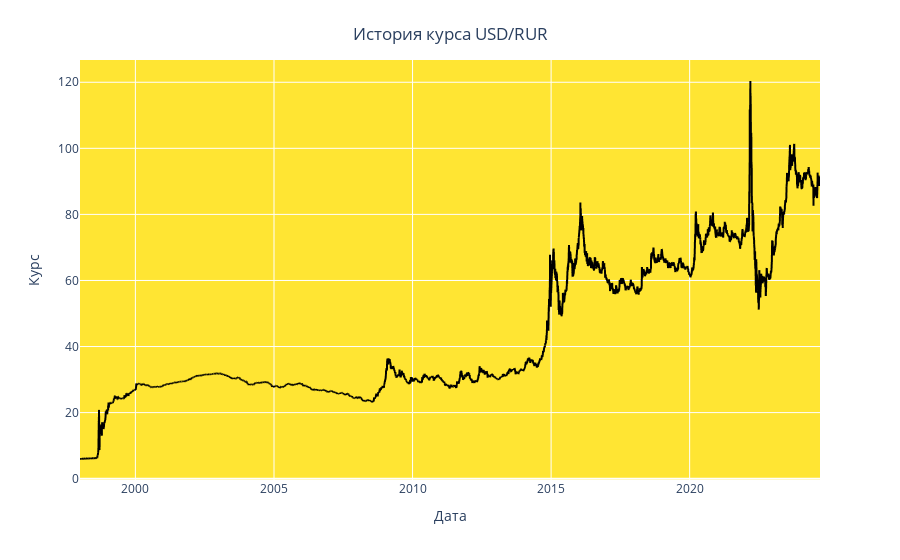

This figure's notebook cell:
### Markdown cell above
task 4.1. Реализовать BiRNN & LSTM по предсказанию цены Bitcoin (или можете взять любой другой финансовый инструмент) Анализ USD

### Code cell
import numpy as np
import pandas as pd
import matplotlib.pyplot as plt
import plotly.express as px
from sklearn.preprocessing import MinMaxScaler
from sklearn.metrics import mean_absolute_percentage_error
from keras import Model
from keras.layers import Input, Dense, Dropout, LSTM
import tensorflow as tf

# Загрузка данных
file_path = r'C:\Users\vtako\Desktop\Project\DL homework 4\dataset_usdrur_1998-2024.csv'
df = pd.read_csv(file_path, encoding='cp1251', delimiter=';')

# Приведение даты к формату datetime и замена запятых в столбце 'curs'
df['data'] = pd.to_datetime(df['data'], format='%d.%m.%Y')
df['curs'] = df['curs'].str.replace(',', '.').astype(float)

# Проверка на пропуски
print(df.isna().sum())

# Обработка пропущенных значений (например, заполнение медианным значением)
df['curs'].fillna(df['curs'].median(), inplace=True)

# Сортировка по дате и сброс индексов
df.sort_values(by='data', ascending=True, inplace=True)
df.reset_index(drop=True, inplace=True)

# Визуализация данных
fig = px.line(x=df['data'], y=df['curs'], labels={'x': 'Дата', 'y': 'Курс'})
fig.update_traces(line_color='black')
fig.update_layout(title={'text': "История курса USD/RUR", 'y': 0.95, 'x': 0.5, 'xanchor': 'center', 'yanchor': 'top'},
                  plot_bgcolor='rgba(255,223,0,0.8)')
fig.show()

# Разделение данных на обучающую и тестовую выборки
test_size = df[df['data'].dt.year == 2023].shape[0]

# Визуализация обучающей и тестовой выборок
plt.figure(figsize=(15, 6), dpi=150)
plt.rcParams['axes.facecolor'] = 'yellow'
plt.rc('axes', edgecolor='white')
plt.plot(df['data'][:-test_size], df['curs'][:-test_size], color='black', lw=2)
plt.plot(df['data'][-test_size:], df['curs'][-test_size:], color='blue', lw=2)
plt.title('Курс USD/RUR - Обучающая и тестовая выборки', fontsize=15)
plt.xlabel('Дата', fontsize=12)
plt.ylabel('Курс', fontsize=12)
plt.legend(['Обучающая выборка', 'Тестовая выборка'], loc='upper left', prop={'size': 15})
plt.grid(color='white')
plt.show()

# Масштабирование данных
scaler = MinMaxScaler()
scaler.fit(df['curs'].values.reshape(-1, 1))

window_size = 60

# Обучающие данные
train_data = df['curs'][:-test_size]
train_data = scaler.transform(train_data.values.reshape(-1, 1))

X_train = []
y_train = []
for i in range(window_size, len(train_data)):
    X_train.append(train_data[i - window_size:i, 0])
    y_train.append(train_data[i, 0])

# Тестовые данные
test_data = df['curs'][-test_size - window_size:]
test_data = scaler.transform(test_data.values.reshape(-1, 1))

X_test = []
y_test = []
for i in range(window_size, len(test_data)):
    X_test.append(test_data[i - window_size:i, 0])
    y_test.append(test_data[i, 0])

X_train = np.array(X_train)
X_test = np.array(X_test)
y_train = np.array(y_train)
y_test = np.array(y_test)

X_train = np.reshape(X_train, (X_train.shape[0], X_train.shape[1], 1))
X_test = np.reshape(X_test, (X_test.shape[0], X_test.shape[1], 1))
y_train = np.reshape(y_train, (-1, 1))
y_test = np.reshape(y_test, (-1, 1))

print('X_train Shape: ', X_train.shape)
print('y_train Shape: ', y_train.shape)
print('X_test Shape:  ', X_test.shape)
print('y_test Shape:  ', y_test.shape)

# Определение модели LSTM
def define_model():
    input1 = Input(shape=(window_size, 1))
    x = LSTM(units=64, return_sequences=True)(input1)
    x = Dropout(0.2)(x)
    x = LSTM(units=64, return_sequences=True)(x)
    x = Dropout(0.2)(x)
    x = LSTM(units=64)(x)
    x = Dropout(0.2)(x)
    x = Dense(32, activation='relu')(x)
    dnn_output = Dense(1)(x)

    model = Model(inputs=input1, outputs=[dnn_output])
    model.compile(loss='mean_squared_error', optimizer='Adam')
    model.summary()

    return model

# Создание и обучение модели
model = define_model()
history = model.fit(X_train, y_train, epochs=15, batch_size=32, validation_split=0.1, verbose=1)

# Оценка модели
result = model.evaluate(X_test, y_test)
y_pred = model.predict(X_test)
MAPE = mean_absolute_percentage_error(y_test, y_pred)
Accuracy = 1 - MAPE

print("Test Loss:", result)
print("Test MAPE:", MAPE)
print("Test Accuracy:", Accuracy)

# Обратное преобразование масштабированных данных
y_test_true = scaler.inverse_transform(y_test)
y_test_pred = scaler.inverse_transform(y_pred)

# Визуализация результатов
plt.figure(figsize=(15, 6), dpi=150)
plt.rcParams['axes.facecolor'] = 'yellow'
plt.rc('axes', edgecolor='white')
plt.plot(df['data'].iloc[:-test_size], scaler.inverse_transform(train_data), color='black', lw=2)
plt.plot(df['data'].iloc[-test_size:], y_test_true, color='blue', lw=2)
plt.plot(df['data'].iloc[-test_size:], y_test_pred, color='red', lw=2)
plt.title('Предсказание курса USD/RUR', fontsize=15)
plt.xlabel('Дата', fontsize=12)
plt.ylabel('Курс', fontsize=12)
plt.legend(['Обучающие данные', 'Фактические тестовые данные', 'Предсказанные тестовые данные'], loc='upper left', prop={'size': 15})
plt.grid(color='white')
plt.show()

### Figure 1 — Plotly figure (JSON) as saved in the notebook; plotly's stock layout.template omitted (floating-point values rounded to 4 significant figures; data arrays with more than 128 entries replaced by an {"elided": "..."} marker saying what was removed)
{"data": [{"hovertemplate": "Дата=%{x}<br>Курс=%{y}<extra></extra>", "legendgroup": "", "line": {"color": "black", "dash": "solid"}, "marker": {"symbol": "circle"}, "mode": "lines", "name": "", "showlegend": false, "type": "scattergl", "x": {"elided": "7425 str values"}, "xaxis": "x", "y": {"elided": "7425 float values"}, "yaxis": "y"}], "layout": {"autosize": true, "legend": {"tracegroupgap": 0}, "margin": {"t": 60}, "plot_bgcolor": "rgba(255,223,0,0.8)", "title": {"text": "История курса USD/RUR", "x": 0.5, "xanchor": "center", "y": 0.95, "yanchor": "top"}, "xaxis": {"anchor": "y", "autorange": true, "domain": [0, 1], "range": ["1998-01-01", "2024-09-14"], "title": {"text": "Дата"}, "type": "date"}, "yaxis": {"anchor": "x", "autorange": true, "domain": [0, 1], "range": [-0.3966, 126.7], "title": {"text": "Курс"}, "type": "linear"}}}
